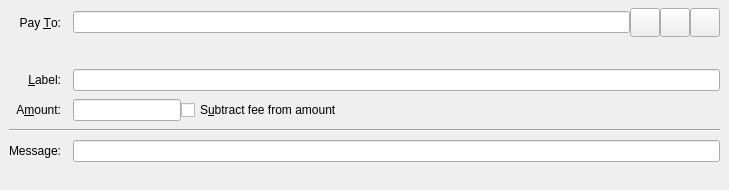
<?xml version="1.0" encoding="UTF-8"?>
<ui version="4.0">
 <class>SendCoinsEntry</class>
 <widget class="QStackedWidget" name="SendCoinsEntry">
  <property name="geometry">
   <rect>
    <x>0</x>
    <y>0</y>
    <width>729</width>
    <height>150</height>
   </rect>
  </property>
  <property name="focusPolicy">
   <enum>Qt::TabFocus</enum>
  </property>
  <property name="autoFillBackground">
   <bool>false</bool>
  </property>
  <widget class="QFrame" name="SendCoins">
   <property name="toolTip">
    <string>This is a normal payment.</string>
   </property>
   <property name="frameShape">
    <enum>QFrame::NoFrame</enum>
   </property>
   <layout class="QGridLayout" name="gridLayout">
    <property name="topMargin">
     <number>8</number>
    </property>
    <property name="bottomMargin">
     <number>4</number>
    </property>
    <property name="horizontalSpacing">
     <number>12</number>
    </property>
    <property name="verticalSpacing">
     <number>8</number>
    </property>
    <item row="0" column="0">
     <widget class="QLabel" name="payToLabel">
      <property name="text">
       <string>Pay &amp;To:</string>
      </property>
      <property name="alignment">
       <set>Qt::AlignRight|Qt::AlignTrailing|Qt::AlignVCenter</set>
      </property>
      <property name="buddy">
       <cstring>payTo</cstring>
      </property>
     </widget>
    </item>
    <item row="0" column="1">
     <layout class="QHBoxLayout" name="payToLayout">
      <property name="spacing">
       <number>0</number>
      </property>
      <item>
       <widget class="QValidatedLineEdit" name="payTo">
        <property name="toolTip">
         <string>The BZX address to send the payment to</string>
        </property>
       </widget>
      </item>
      <item>
       <widget class="QToolButton" name="addressBookButton">
        <property name="toolTip">
         <string>Choose previously used address</string>
        </property>
        <property name="text">
         <string/>
        </property>
        <property name="icon">
         <iconset resource="../bitcoin.qrc">
          <normaloff>:/icons/address-book</normaloff>:/icons/address-book</iconset>
        </property>
        <property name="iconSize">
         <size>
          <width>22</width>
          <height>22</height>
         </size>
        </property>
        <property name="shortcut">
         <string>Alt+A</string>
        </property>
       </widget>
      </item>
      <item>
       <widget class="QToolButton" name="pasteButton">
        <property name="toolTip">
         <string>Paste address from clipboard</string>
        </property>
        <property name="text">
         <string/>
        </property>
        <property name="icon">
         <iconset resource="../bitcoin.qrc">
          <normaloff>:/icons/editpaste</normaloff>:/icons/editpaste</iconset>
        </property>
        <property name="iconSize">
         <size>
          <width>22</width>
          <height>22</height>
         </size>
        </property>
        <property name="shortcut">
         <string>Alt+P</string>
        </property>
       </widget>
      </item>
      <item>
       <widget class="QToolButton" name="deleteButton">
        <property name="toolTip">
         <string>Remove this entry</string>
        </property>
        <property name="text">
         <string/>
        </property>
        <property name="icon">
         <iconset resource="../bitcoin.qrc">
          <normaloff>:/icons/remove</normaloff>:/icons/remove</iconset>
        </property>
        <property name="iconSize">
         <size>
          <width>22</width>
          <height>22</height>
         </size>
        </property>
       </widget>
      </item>
     </layout>
    </item>
    <item row="1" column="1">
     <layout class="QHBoxLayout" name="horizontalLayoutWarning" stretch="0,1">
      <property name="spacing">
       <number>0</number>
      </property>
      <item>
       <widget class="QLabel" name="iconWarning">
        <property name="toolTip">
         <string></string>
        </property>
        <property name="text">
         <string></string>
        </property>
        <property name="minimumWidth">
          5
        </property>
        <property name="minimumHeight">
          5
        </property>
        <property name="fixedWidth">
          10
        </property>
        <property name="fixedHeight">
          10
        </property>
        <property name="styleSheet">
          <string>margin-left:-30px;margin-right:-10px;margin-top:2px;</string>
        </property>
       </widget>
      </item>
      <item>
        <widget class="QLabel" name="textWarning">
          <property name="text">
          <string></string>
          </property>
          <property name="styleSheet">
            <string>color: #FFA800; margin-left:-10px;</string>
          </property>
        </widget>
      </item>
     </layout>
    </item>
    <item row="2" column="0">
     <widget class="QLabel" name="labellLabel">
      <property name="text">
       <string>&amp;Label:</string>
      </property>
      <property name="alignment">
       <set>Qt::AlignRight|Qt::AlignTrailing|Qt::AlignVCenter</set>
      </property>
      <property name="buddy">
       <cstring>addAsLabel</cstring>
      </property>
     </widget>
    </item>
    <item row="2" column="1">
     <widget class="QLineEdit" name="addAsLabel">
      <property name="toolTip">
       <string>Enter a label for this address to add it to the list of used addresses</string>
      </property>
     </widget>
    </item>
    <item row="3" column="0">
     <widget class="QLabel" name="amountLabel">
      <property name="text">
       <string>A&amp;mount:</string>
      </property>
      <property name="alignment">
       <set>Qt::AlignRight|Qt::AlignTrailing|Qt::AlignVCenter</set>
      </property>
      <property name="buddy">
       <cstring>payAmount</cstring>
      </property>
     </widget>
    </item>
    <item row="3" column="1">
     <layout class="QHBoxLayout" name="horizontalLayoutAmount" stretch="0,1">
      <item>
       <widget class="BitcoinAmountField" name="payAmount"/>
      </item>
      <item>
       <widget class="QCheckBox" name="checkboxSubtractFeeFromAmount">
        <property name="toolTip">
         <string>The fee will be deducted from the amount being sent. The recipient will receive less BZXs than you enter in the amount field. If multiple recipients are selected, the fee is split equally.</string>
        </property>
        <property name="text">
         <string>S&amp;ubtract fee from amount</string>
        </property>
       </widget>
      </item>
     </layout>
    </item>
    <item row="6" column="0">
     <widget class="QLabel" name="messageLabel">
      <property name="text">
       <string>Message:</string>
      </property>
      <property name="alignment">
       <set>Qt::AlignRight|Qt::AlignTrailing|Qt::AlignVCenter</set>
      </property>
     </widget>
    </item>
    <item row="6" column="1">
    <widget class="QLineEdit" name="messageTextLabel">
      <property name="toolTip">
      <string>Optional message for this transaction</string>
      </property>
    </widget>
    </item>
   <item row="7" column="1">
     <layout class="QHBoxLayout" name="horizontalLayoutWarning" stretch="0,1">
      <property name="spacing">
       <number>0</number>
      </property>
      <item>
       <widget class="QLabel" name="iconMessageWarning">
        <property name="toolTip">
         <string></string>
        </property>
        <property name="text">
         <string></string>
        </property>
        <property name="minimumWidth">
          5
        </property>
        <property name="minimumHeight">
          5
        </property>
        <property name="fixedWidth">
          10
        </property>
        <property name="fixedHeight">
          10
        </property>
        <property name="styleSheet">
          <string>margin-left:-30px;margin-right:-10px;margin-top:2px;</string>
        </property>
       </widget>
      </item>
      <item>
        <widget class="QLabel" name="messageWarning">
          <property name="text">
          <string></string>
          </property>
          <property name="styleSheet">
            <string>color: #FFA800; margin-left:-10px;</string>
          </property>
        </widget>
      </item>
     </layout>
    </item>
    <item row="5" column="0" colspan="2">
     <widget class="Line" name="line">
      <property name="orientation">
       <enum>Qt::Horizontal</enum>
      </property>
     </widget>
    </item>
   </layout>
  </widget>
  <widget class="QFrame" name="SendCoins_UnauthenticatedPaymentRequest">
   <property name="palette">
    <palette>
     <active>
      <colorrole role="WindowText">
       <brush brushstyle="SolidPattern">
        <color alpha="255">
         <red>0</red>
         <green>0</green>
         <blue>0</blue>
        </color>
       </brush>
      </colorrole>
      <colorrole role="Button">
       <brush brushstyle="SolidPattern">
        <color alpha="255">
         <red>255</red>
         <green>255</green>
         <blue>127</blue>
        </color>
       </brush>
      </colorrole>
      <colorrole role="Light">
       <brush brushstyle="SolidPattern">
        <color alpha="255">
         <red>255</red>
         <green>255</green>
         <blue>255</blue>
        </color>
       </brush>
      </colorrole>
      <colorrole role="Midlight">
       <brush brushstyle="SolidPattern">
        <color alpha="255">
         <red>255</red>
         <green>255</green>
         <blue>191</blue>
        </color>
       </brush>
      </colorrole>
      <colorrole role="Dark">
       <brush brushstyle="SolidPattern">
        <color alpha="255">
         <red>127</red>
         <green>127</green>
         <blue>63</blue>
        </color>
       </brush>
      </colorrole>
      <colorrole role="Mid">
       <brush brushstyle="SolidPattern">
        <color alpha="255">
         <red>170</red>
         <green>170</green>
         <blue>84</blue>
        </color>
       </brush>
      </colorrole>
      <colorrole role="Text">
       <brush brushstyle="SolidPattern">
        <color alpha="255">
         <red>0</red>
         <green>0</green>
         <blue>0</blue>
        </color>
       </brush>
      </colorrole>
      <colorrole role="BrightText">
       <brush brushstyle="SolidPattern">
        <color alpha="255">
         <red>255</red>
         <green>255</green>
         <blue>255</blue>
        </color>
       </brush>
      </colorrole>
      <colorrole role="ButtonText">
       <brush brushstyle="SolidPattern">
        <color alpha="255">
         <red>0</red>
         <green>0</green>
         <blue>0</blue>
        </color>
       </brush>
      </colorrole>
      <colorrole role="Base">
       <brush brushstyle="SolidPattern">
        <color alpha="255">
         <red>255</red>
         <green>255</green>
         <blue>255</blue>
        </color>
       </brush>
      </colorrole>
      <colorrole role="Window">
       <brush brushstyle="SolidPattern">
        <color alpha="255">
         <red>255</red>
         <green>255</green>
         <blue>127</blue>
        </color>
       </brush>
      </colorrole>
      <colorrole role="Shadow">
       <brush brushstyle="SolidPattern">
        <color alpha="255">
         <red>0</red>
         <green>0</green>
         <blue>0</blue>
        </color>
       </brush>
      </colorrole>
      <colorrole role="AlternateBase">
       <brush brushstyle="SolidPattern">
        <color alpha="255">
         <red>255</red>
         <green>255</green>
         <blue>191</blue>
        </color>
       </brush>
      </colorrole>
      <colorrole role="ToolTipBase">
       <brush brushstyle="SolidPattern">
        <color alpha="255">
         <red>255</red>
         <green>255</green>
         <blue>220</blue>
        </color>
       </brush>
      </colorrole>
      <colorrole role="ToolTipText">
       <brush brushstyle="SolidPattern">
        <color alpha="255">
         <red>0</red>
         <green>0</green>
         <blue>0</blue>
        </color>
       </brush>
      </colorrole>
     </active>
     <inactive>
      <colorrole role="WindowText">
       <brush brushstyle="SolidPattern">
        <color alpha="255">
         <red>0</red>
         <green>0</green>
         <blue>0</blue>
        </color>
       </brush>
      </colorrole>
      <colorrole role="Button">
       <brush brushstyle="SolidPattern">
        <color alpha="255">
         <red>255</red>
         <green>255</green>
         <blue>127</blue>
        </color>
       </brush>
      </colorrole>
      <colorrole role="Light">
       <brush brushstyle="SolidPattern">
        <color alpha="255">
         <red>255</red>
         <green>255</green>
         <blue>255</blue>
        </color>
       </brush>
      </colorrole>
      <colorrole role="Midlight">
       <brush brushstyle="SolidPattern">
        <color alpha="255">
         <red>255</red>
         <green>255</green>
         <blue>191</blue>
        </color>
       </brush>
      </colorrole>
      <colorrole role="Dark">
       <brush brushstyle="SolidPattern">
        <color alpha="255">
         <red>127</red>
         <green>127</green>
         <blue>63</blue>
        </color>
       </brush>
      </colorrole>
      <colorrole role="Mid">
       <brush brushstyle="SolidPattern">
        <color alpha="255">
         <red>170</red>
         <green>170</green>
         <blue>84</blue>
        </color>
       </brush>
      </colorrole>
      <colorrole role="Text">
       <brush brushstyle="SolidPattern">
        <color alpha="255">
         <red>0</red>
         <green>0</green>
         <blue>0</blue>
        </color>
       </brush>
      </colorrole>
      <colorrole role="BrightText">
       <brush brushstyle="SolidPattern">
        <color alpha="255">
         <red>255</red>
         <green>255</green>
         <blue>255</blue>
        </color>
       </brush>
      </colorrole>
      <colorrole role="ButtonText">
       <brush brushstyle="SolidPattern">
        <color alpha="255">
         <red>0</red>
         <green>0</green>
         <blue>0</blue>
        </color>
       </brush>
      </colorrole>
      <colorrole role="Base">
       <brush brushstyle="SolidPattern">
        <color alpha="255">
         <red>255</red>
         <green>255</green>
         <blue>255</blue>
        </color>
       </brush>
      </colorrole>
      <colorrole role="Window">
       <brush brushstyle="SolidPattern">
        <color alpha="255">
         <red>255</red>
         <green>255</green>
         <blue>127</blue>
        </color>
       </brush>
      </colorrole>
      <colorrole role="Shadow">
       <brush brushstyle="SolidPattern">
        <color alpha="255">
         <red>0</red>
         <green>0</green>
         <blue>0</blue>
        </color>
       </brush>
      </colorrole>
      <colorrole role="AlternateBase">
       <brush brushstyle="SolidPattern">
        <color alpha="255">
         <red>255</red>
         <green>255</green>
         <blue>191</blue>
        </color>
       </brush>
      </colorrole>
      <colorrole role="ToolTipBase">
       <brush brushstyle="SolidPattern">
        <color alpha="255">
         <red>255</red>
         <green>255</green>
         <blue>220</blue>
        </color>
       </brush>
      </colorrole>
      <colorrole role="ToolTipText">
       <brush brushstyle="SolidPattern">
        <color alpha="255">
         <red>0</red>
         <green>0</green>
         <blue>0</blue>
        </color>
       </brush>
      </colorrole>
     </inactive>
     <disabled>
      <colorrole role="WindowText">
       <brush brushstyle="SolidPattern">
        <color alpha="255">
         <red>127</red>
         <green>127</green>
         <blue>63</blue>
        </color>
       </brush>
      </colorrole>
      <colorrole role="Button">
       <brush brushstyle="SolidPattern">
        <color alpha="255">
         <red>255</red>
         <green>255</green>
         <blue>127</blue>
        </color>
       </brush>
      </colorrole>
      <colorrole role="Light">
       <brush brushstyle="SolidPattern">
        <color alpha="255">
         <red>255</red>
         <green>255</green>
         <blue>255</blue>
        </color>
       </brush>
      </colorrole>
      <colorrole role="Midlight">
       <brush brushstyle="SolidPattern">
        <color alpha="255">
         <red>255</red>
         <green>255</green>
         <blue>191</blue>
        </color>
       </brush>
      </colorrole>
      <colorrole role="Dark">
       <brush brushstyle="SolidPattern">
        <color alpha="255">
         <red>127</red>
         <green>127</green>
         <blue>63</blue>
        </color>
       </brush>
      </colorrole>
      <colorrole role="Mid">
       <brush brushstyle="SolidPattern">
        <color alpha="255">
         <red>170</red>
         <green>170</green>
         <blue>84</blue>
        </color>
       </brush>
      </colorrole>
      <colorrole role="Text">
       <brush brushstyle="SolidPattern">
        <color alpha="255">
         <red>127</red>
         <green>127</green>
         <blue>63</blue>
        </color>
       </brush>
      </colorrole>
      <colorrole role="BrightText">
       <brush brushstyle="SolidPattern">
        <color alpha="255">
         <red>255</red>
         <green>255</green>
         <blue>255</blue>
        </color>
       </brush>
      </colorrole>
      <colorrole role="ButtonText">
       <brush brushstyle="SolidPattern">
        <color alpha="255">
         <red>127</red>
         <green>127</green>
         <blue>63</blue>
        </color>
       </brush>
      </colorrole>
      <colorrole role="Base">
       <brush brushstyle="SolidPattern">
        <color alpha="255">
         <red>255</red>
         <green>255</green>
         <blue>127</blue>
        </color>
       </brush>
      </colorrole>
      <colorrole role="Window">
       <brush brushstyle="SolidPattern">
        <color alpha="255">
         <red>255</red>
         <green>255</green>
         <blue>127</blue>
        </color>
       </brush>
      </colorrole>
      <colorrole role="Shadow">
       <brush brushstyle="SolidPattern">
        <color alpha="255">
         <red>0</red>
         <green>0</green>
         <blue>0</blue>
        </color>
       </brush>
      </colorrole>
      <colorrole role="AlternateBase">
       <brush brushstyle="SolidPattern">
        <color alpha="255">
         <red>255</red>
         <green>255</green>
         <blue>127</blue>
        </color>
       </brush>
      </colorrole>
      <colorrole role="ToolTipBase">
       <brush brushstyle="SolidPattern">
        <color alpha="255">
         <red>255</red>
         <green>255</green>
         <blue>220</blue>
        </color>
       </brush>
      </colorrole>
      <colorrole role="ToolTipText">
       <brush brushstyle="SolidPattern">
        <color alpha="255">
         <red>0</red>
         <green>0</green>
         <blue>0</blue>
        </color>
       </brush>
      </colorrole>
     </disabled>
    </palette>
   </property>
   <property name="toolTip">
    <string>This is an unauthenticated payment request.</string>
   </property>
   <property name="autoFillBackground">
    <bool>true</bool>
   </property>
   <property name="frameShape">
    <enum>QFrame::NoFrame</enum>
   </property>
   <layout class="QGridLayout" name="gridLayout_is">
    <property name="spacing">
     <number>12</number>
    </property>
    <item row="0" column="0">
     <widget class="QLabel" name="payToLabel_is">
      <property name="text">
       <string>Pay To:</string>
      </property>
      <property name="alignment">
       <set>Qt::AlignRight|Qt::AlignTrailing|Qt::AlignVCenter</set>
      </property>
     </widget>
    </item>
    <item row="0" column="1">
     <layout class="QHBoxLayout" name="payToLayout_is">
      <property name="spacing">
       <number>0</number>
      </property>
      <item>
       <widget class="QLabel" name="payTo_is"/>
      </item>
      <item>
       <widget class="QToolButton" name="deleteButton_is">
        <property name="toolTip">
         <string>Remove this entry</string>
        </property>
        <property name="text">
         <string/>
        </property>
        <property name="icon">
         <iconset resource="../bitcoin.qrc">
          <normaloff>:/icons/remove</normaloff>:/icons/remove</iconset>
        </property>
       </widget>
      </item>
     </layout>
    </item>
    <item row="1" column="0">
     <widget class="QLabel" name="memoLabel_is">
      <property name="text">
       <string>Memo:</string>
      </property>
      <property name="alignment">
       <set>Qt::AlignRight|Qt::AlignTrailing|Qt::AlignVCenter</set>
      </property>
     </widget>
    </item>
    <item row="1" column="1">
     <widget class="QLabel" name="memoTextLabel_is">
      <property name="textFormat">
       <enum>Qt::PlainText</enum>
      </property>
     </widget>
    </item>
    <item row="2" column="0">
     <widget class="QLabel" name="amountLabel_is">
      <property name="text">
       <string>A&amp;mount:</string>
      </property>
      <property name="alignment">
       <set>Qt::AlignRight|Qt::AlignTrailing|Qt::AlignVCenter</set>
      </property>
      <property name="buddy">
       <cstring>payAmount_is</cstring>
      </property>
     </widget>
    </item>
    <item row="2" column="1">
     <widget class="BitcoinAmountField" name="payAmount_is">
      <property name="acceptDrops">
       <bool>false</bool>
      </property>
     </widget>
    </item>
   </layout>
  </widget>
  <widget class="QFrame" name="SendCoins_AuthenticatedPaymentRequest">
   <property name="palette">
    <palette>
     <active>
      <colorrole role="WindowText">
       <brush brushstyle="SolidPattern">
        <color alpha="255">
         <red>0</red>
         <green>0</green>
         <blue>0</blue>
        </color>
       </brush>
      </colorrole>
      <colorrole role="Button">
       <brush brushstyle="SolidPattern">
        <color alpha="255">
         <red>140</red>
         <green>232</green>
         <blue>119</blue>
        </color>
       </brush>
      </colorrole>
      <colorrole role="Light">
       <brush brushstyle="SolidPattern">
        <color alpha="255">
         <red>230</red>
         <green>255</green>
         <blue>224</blue>
        </color>
       </brush>
      </colorrole>
      <colorrole role="Midlight">
       <brush brushstyle="SolidPattern">
        <color alpha="255">
         <red>185</red>
         <green>243</green>
         <blue>171</blue>
        </color>
       </brush>
      </colorrole>
      <colorrole role="Dark">
       <brush brushstyle="SolidPattern">
        <color alpha="255">
         <red>70</red>
         <green>116</green>
         <blue>59</blue>
        </color>
       </brush>
      </colorrole>
      <colorrole role="Mid">
       <brush brushstyle="SolidPattern">
        <color alpha="255">
         <red>93</red>
         <green>155</green>
         <blue>79</blue>
        </color>
       </brush>
      </colorrole>
      <colorrole role="Text">
       <brush brushstyle="SolidPattern">
        <color alpha="255">
         <red>0</red>
         <green>0</green>
         <blue>0</blue>
        </color>
       </brush>
      </colorrole>
      <colorrole role="BrightText">
       <brush brushstyle="SolidPattern">
        <color alpha="255">
         <red>155</red>
         <green>255</green>
         <blue>147</blue>
        </color>
       </brush>
      </colorrole>
      <colorrole role="ButtonText">
       <brush brushstyle="SolidPattern">
        <color alpha="255">
         <red>0</red>
         <green>0</green>
         <blue>0</blue>
        </color>
       </brush>
      </colorrole>
      <colorrole role="Base">
       <brush brushstyle="SolidPattern">
        <color alpha="255">
         <red>119</red>
         <green>255</green>
         <blue>233</blue>
        </color>
       </brush>
      </colorrole>
      <colorrole role="Window">
       <brush brushstyle="SolidPattern">
        <color alpha="255">
         <red>140</red>
         <green>232</green>
         <blue>119</blue>
        </color>
       </brush>
      </colorrole>
      <colorrole role="Shadow">
       <brush brushstyle="SolidPattern">
        <color alpha="255">
         <red>0</red>
         <green>0</green>
         <blue>0</blue>
        </color>
       </brush>
      </colorrole>
      <colorrole role="AlternateBase">
       <brush brushstyle="SolidPattern">
        <color alpha="255">
         <red>197</red>
         <green>243</green>
         <blue>187</blue>
        </color>
       </brush>
      </colorrole>
      <colorrole role="NoRole">
       <brush brushstyle="SolidPattern">
        <color alpha="255">
         <red>125</red>
         <green>194</green>
         <blue>122</blue>
        </color>
       </brush>
      </colorrole>
      <colorrole role="ToolTipBase">
       <brush brushstyle="SolidPattern">
        <color alpha="255">
         <red>255</red>
         <green>255</green>
         <blue>220</blue>
        </color>
       </brush>
      </colorrole>
      <colorrole role="ToolTipText">
       <brush brushstyle="SolidPattern">
        <color alpha="255">
         <red>0</red>
         <green>0</green>
         <blue>0</blue>
        </color>
       </brush>
      </colorrole>
     </active>
     <inactive>
      <colorrole role="WindowText">
       <brush brushstyle="SolidPattern">
        <color alpha="255">
         <red>0</red>
         <green>0</green>
         <blue>0</blue>
        </color>
       </brush>
      </colorrole>
      <colorrole role="Button">
       <brush brushstyle="SolidPattern">
        <color alpha="255">
         <red>140</red>
         <green>232</green>
         <blue>119</blue>
        </color>
       </brush>
      </colorrole>
      <colorrole role="Light">
       <brush brushstyle="SolidPattern">
        <color alpha="255">
         <red>230</red>
         <green>255</green>
         <blue>224</blue>
        </color>
       </brush>
      </colorrole>
      <colorrole role="Midlight">
       <brush brushstyle="SolidPattern">
        <color alpha="255">
         <red>185</red>
         <green>243</green>
         <blue>171</blue>
        </color>
       </brush>
      </colorrole>
      <colorrole role="Dark">
       <brush brushstyle="SolidPattern">
        <color alpha="255">
         <red>70</red>
         <green>116</green>
         <blue>59</blue>
        </color>
       </brush>
      </colorrole>
      <colorrole role="Mid">
       <brush brushstyle="SolidPattern">
        <color alpha="255">
         <red>93</red>
         <green>155</green>
         <blue>79</blue>
        </color>
       </brush>
      </colorrole>
      <colorrole role="Text">
       <brush brushstyle="SolidPattern">
        <color alpha="255">
         <red>0</red>
         <green>0</green>
         <blue>0</blue>
        </color>
       </brush>
      </colorrole>
      <colorrole role="BrightText">
       <brush brushstyle="SolidPattern">
        <color alpha="255">
         <red>155</red>
         <green>255</green>
         <blue>147</blue>
        </color>
       </brush>
      </colorrole>
      <colorrole role="ButtonText">
       <brush brushstyle="SolidPattern">
        <color alpha="255">
         <red>0</red>
         <green>0</green>
         <blue>0</blue>
        </color>
       </brush>
      </colorrole>
      <colorrole role="Base">
       <brush brushstyle="SolidPattern">
        <color alpha="255">
         <red>119</red>
         <green>255</green>
         <blue>233</blue>
        </color>
       </brush>
      </colorrole>
      <colorrole role="Window">
       <brush brushstyle="SolidPattern">
        <color alpha="255">
         <red>140</red>
         <green>232</green>
         <blue>119</blue>
        </color>
       </brush>
      </colorrole>
      <colorrole role="Shadow">
       <brush brushstyle="SolidPattern">
        <color alpha="255">
         <red>0</red>
         <green>0</green>
         <blue>0</blue>
        </color>
       </brush>
      </colorrole>
      <colorrole role="AlternateBase">
       <brush brushstyle="SolidPattern">
        <color alpha="255">
         <red>197</red>
         <green>243</green>
         <blue>187</blue>
        </color>
       </brush>
      </colorrole>
      <colorrole role="NoRole">
       <brush brushstyle="SolidPattern">
        <color alpha="255">
         <red>125</red>
         <green>194</green>
         <blue>122</blue>
        </color>
       </brush>
      </colorrole>
      <colorrole role="ToolTipBase">
       <brush brushstyle="SolidPattern">
        <color alpha="255">
         <red>255</red>
         <green>255</green>
         <blue>220</blue>
        </color>
       </brush>
      </colorrole>
      <colorrole role="ToolTipText">
       <brush brushstyle="SolidPattern">
        <color alpha="255">
         <red>0</red>
         <green>0</green>
         <blue>0</blue>
        </color>
       </brush>
      </colorrole>
     </inactive>
     <disabled>
      <colorrole role="WindowText">
       <brush brushstyle="SolidPattern">
        <color alpha="255">
         <red>70</red>
         <green>116</green>
         <blue>59</blue>
        </color>
       </brush>
      </colorrole>
      <colorrole role="Button">
       <brush brushstyle="SolidPattern">
        <color alpha="255">
         <red>140</red>
         <green>232</green>
         <blue>119</blue>
        </color>
       </brush>
      </colorrole>
      <colorrole role="Light">
       <brush brushstyle="SolidPattern">
        <color alpha="255">
         <red>230</red>
         <green>255</green>
         <blue>224</blue>
        </color>
       </brush>
      </colorrole>
      <colorrole role="Midlight">
       <brush brushstyle="SolidPattern">
        <color alpha="255">
         <red>185</red>
         <green>243</green>
         <blue>171</blue>
        </color>
       </brush>
      </colorrole>
      <colorrole role="Dark">
       <brush brushstyle="SolidPattern">
        <color alpha="255">
         <red>70</red>
         <green>116</green>
         <blue>59</blue>
        </color>
       </brush>
      </colorrole>
      <colorrole role="Mid">
       <brush brushstyle="SolidPattern">
        <color alpha="255">
         <red>93</red>
         <green>155</green>
         <blue>79</blue>
        </color>
       </brush>
      </colorrole>
      <colorrole role="Text">
       <brush brushstyle="SolidPattern">
        <color alpha="255">
         <red>70</red>
         <green>116</green>
         <blue>59</blue>
        </color>
       </brush>
      </colorrole>
      <colorrole role="BrightText">
       <brush brushstyle="SolidPattern">
        <color alpha="255">
         <red>155</red>
         <green>255</green>
         <blue>147</blue>
        </color>
       </brush>
      </colorrole>
      <colorrole role="ButtonText">
       <brush brushstyle="SolidPattern">
        <color alpha="255">
         <red>70</red>
         <green>116</green>
         <blue>59</blue>
        </color>
       </brush>
      </colorrole>
      <colorrole role="Base">
       <brush brushstyle="SolidPattern">
        <color alpha="255">
         <red>140</red>
         <green>232</green>
         <blue>119</blue>
        </color>
       </brush>
      </colorrole>
      <colorrole role="Window">
       <brush brushstyle="SolidPattern">
        <color alpha="255">
         <red>140</red>
         <green>232</green>
         <blue>119</blue>
        </color>
       </brush>
      </colorrole>
      <colorrole role="Shadow">
       <brush brushstyle="SolidPattern">
        <color alpha="255">
         <red>0</red>
         <green>0</green>
         <blue>0</blue>
        </color>
       </brush>
      </colorrole>
      <colorrole role="AlternateBase">
       <brush brushstyle="SolidPattern">
        <color alpha="255">
         <red>140</red>
         <green>232</green>
         <blue>119</blue>
        </color>
       </brush>
      </colorrole>
      <colorrole role="NoRole">
       <brush brushstyle="SolidPattern">
        <color alpha="255">
         <red>125</red>
         <green>194</green>
         <blue>122</blue>
        </color>
       </brush>
      </colorrole>
      <colorrole role="ToolTipBase">
       <brush brushstyle="SolidPattern">
        <color alpha="255">
         <red>255</red>
         <green>255</green>
         <blue>220</blue>
        </color>
       </brush>
      </colorrole>
      <colorrole role="ToolTipText">
       <brush brushstyle="SolidPattern">
        <color alpha="255">
         <red>0</red>
         <green>0</green>
         <blue>0</blue>
        </color>
       </brush>
      </colorrole>
     </disabled>
    </palette>
   </property>
   <property name="toolTip">
    <string>This is an authenticated payment request.</string>
   </property>
   <property name="autoFillBackground">
    <bool>true</bool>
   </property>
   <property name="frameShape">
    <enum>QFrame::NoFrame</enum>
   </property>
   <layout class="QGridLayout" name="gridLayout_s">
    <property name="spacing">
     <number>12</number>
    </property>
    <item row="0" column="0">
     <widget class="QLabel" name="payToLabel_s">
      <property name="text">
       <string>Pay To:</string>
      </property>
      <property name="alignment">
       <set>Qt::AlignRight|Qt::AlignTrailing|Qt::AlignVCenter</set>
      </property>
     </widget>
    </item>
    <item row="0" column="1">
     <layout class="QHBoxLayout" name="payToLayout_s">
      <property name="spacing">
       <number>0</number>
      </property>
      <item>
       <widget class="QLabel" name="payTo_s">
        <property name="textFormat">
         <enum>Qt::PlainText</enum>
        </property>
       </widget>
      </item>
      <item>
       <widget class="QToolButton" name="deleteButton_s">
        <property name="toolTip">
         <string>Remove this entry</string>
        </property>
        <property name="text">
         <string/>
        </property>
        <property name="icon">
         <iconset resource="../bitcoin.qrc">
          <normaloff>:/icons/remove</normaloff>:/icons/remove</iconset>
        </property>
       </widget>
      </item>
     </layout>
    </item>
    <item row="1" column="0">
     <widget class="QLabel" name="memoLabel_s">
      <property name="text">
       <string>Memo:</string>
      </property>
      <property name="alignment">
       <set>Qt::AlignRight|Qt::AlignTrailing|Qt::AlignVCenter</set>
      </property>
     </widget>
    </item>
    <item row="1" column="1">
     <widget class="QLabel" name="memoTextLabel_s">
      <property name="textFormat">
       <enum>Qt::PlainText</enum>
      </property>
     </widget>
    </item>
    <item row="2" column="0">
     <widget class="QLabel" name="amountLabel_s">
      <property name="text">
       <string>A&amp;mount:</string>
      </property>
      <property name="alignment">
       <set>Qt::AlignRight|Qt::AlignTrailing|Qt::AlignVCenter</set>
      </property>
      <property name="buddy">
       <cstring>payAmount_s</cstring>
      </property>
     </widget>
    </item>
    <item row="2" column="1">
     <widget class="BitcoinAmountField" name="payAmount_s">
      <property name="acceptDrops">
       <bool>false</bool>
      </property>
     </widget>
    </item>
   </layout>
  </widget>
 </widget>
 <customwidgets>
  <customwidget>
   <class>QValidatedLineEdit</class>
   <extends>QLineEdit</extends>
   <header>qvalidatedlineedit.h</header>
  </customwidget>
  <customwidget>
   <class>BitcoinAmountField</class>
   <extends>QLineEdit</extends>
   <header>bitcoinamountfield.h</header>
  </customwidget>
 </customwidgets>
 <tabstops>
  <tabstop>payTo</tabstop>
  <tabstop>addressBookButton</tabstop>
  <tabstop>pasteButton</tabstop>
  <tabstop>deleteButton</tabstop>
  <tabstop>addAsLabel</tabstop>
  <tabstop>payAmount</tabstop>
  <tabstop>payAmount_is</tabstop>
  <tabstop>deleteButton_is</tabstop>
  <tabstop>payAmount_s</tabstop>
  <tabstop>deleteButton_s</tabstop>
 </tabstops>
 <resources>
  <include location="../bitcoin.qrc"/>
 </resources>
 <connections/>
</ui>
